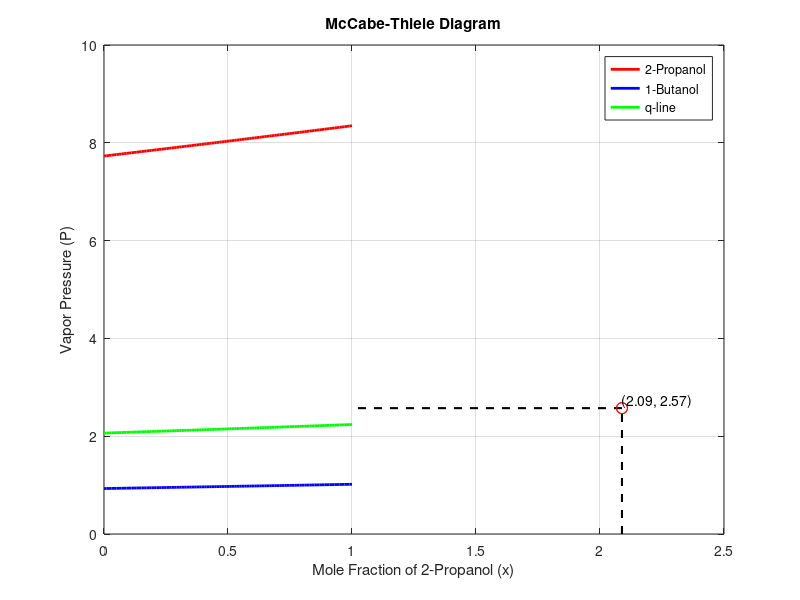

Here is the MATLAB script that generated this plot:
A_propanol = 8.00308;
B_propanol = 1505.52;
C_propanol = 211.6;

A_butanol = 7.92484;
B_butanol = 1617.52;
C_butanol = 203.296;


P = 1;


reflux_ratio = input('Enter the reflux ratio: ');
boilup_ratio = input('Enter the boil-up ratio: ');
bottom_composition = input('Enter the bottom product composition: ');
top_composition = input('Enter the top product composition: ');


x = linspace(0, 1, 100);
P_vapor_propanol = 10.^(A_propanol - (B_propanol ./ (C_propanol + x)));
P_vapor_butanol = 10.^(A_butanol - (B_butanol ./ (C_butanol + x)));


q = (boilup_ratio / (boilup_ratio + 1)) * (P_vapor_butanol - P_vapor_propanol) + P_vapor_propanol;


slope_stripping = reflux_ratio / (reflux_ratio + 1);
intercept_stripping = bottom_composition / (reflux_ratio + 1);


slope_enriching = (top_composition - q(end)) / (1 - q(end));
intercept_enriching = top_composition - slope_enriching;

x_intercept = (intercept_stripping - intercept_enriching) / (slope_enriching - slope_stripping);
y_intercept = slope_stripping * x_intercept + intercept_stripping;

figure;
plot(x, P_vapor_propanol, 'r-', 'LineWidth', 2);
hold on;
plot(x, P_vapor_butanol, 'b-', 'LineWidth', 2);
plot(x, q, 'g-', 'LineWidth', 2);
plot([x_intercept, x_intercept], [0, y_intercept], 'k--', 'LineWidth', 1.5);
plot([x_intercept, 1], [y_intercept, y_intercept], 'k--', 'LineWidth', 1.5);
plot([x_intercept, x_intercept], [y_intercept, y_intercept], 'ro', 'MarkerSize', 8);
text(x_intercept, y_intercept, sprintf('(%0.2f, %0.2f)', x_intercept, y_intercept), 'VerticalAlignment', 'bottom');
hold off;
xlabel('Mole Fraction of 2-Propanol (x)');
ylabel('Vapor Pressure (P)');
legend('2-Propanol', '1-Butanol', 'q-line');
title('McCabe-Thiele Diagram');
grid on;

actual_stages = sum(x >= x_intercept);
minimum_stages = actual_stages - 1;
minimum_reflux_ratio = (y_intercept - bottom_composition) / (top_composition - y_intercept);

fprintf('Actual Number of Stages: %d\n', actual_stages);
fprintf('Minimum Number of Stages: %d\n', minimum_stages);
fprintf('Minimum Reflux Ratio: %.2f\n', minimum_reflux_ratio);
